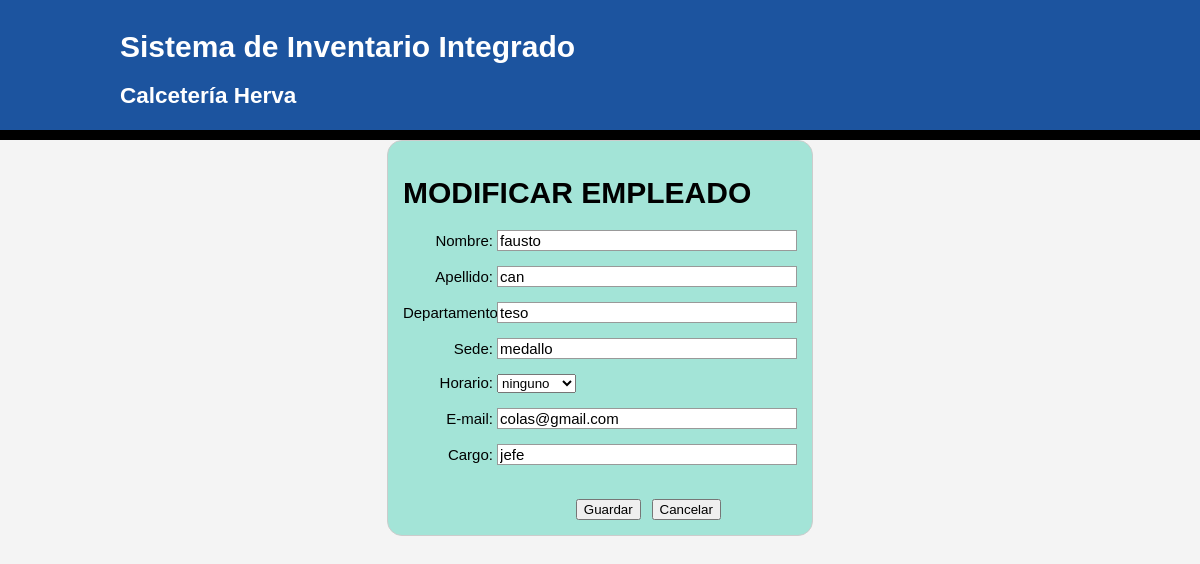
Page /santiago_cangrejo_inventarios_herba_php/herba/vista/modificar_usuario_empleado.php (signed in) on the committed database.
### tables this page shows
CREATE TABLE `empleado` (
  `id` int(50) NOT NULL,
  `nombre` varchar(100) NOT NULL,
  `apellido` varchar(100) NOT NULL,
  `cargo` varchar(100) NOT NULL,
  `departamento` varchar(100) NOT NULL,
  `sede` varchar(100) NOT NULL,
  `horario` varchar(100) NOT NULL,
  `email` varchar(100) DEFAULT NULL
);

### santiago_cangrejo_inventarios_herba_php/herba/vista/modificar_usuario_empleado.php (the view, shortened to what this page needs)
<!DOCTYPE html>
<html>
    <head>
    <link rel="stylesheet" type="text/css" href="CSS/nuevo_estilos.css">
    </head>
<body>
      <?php
    $id_session=$_SESSION["usuario"];
    $conexion=  conexion();
    $sql="SELECT * FROM empleado WHERE id=$id_session";
    $resultado=$conexion->query($sql);
    ?>
    <header>
        <div class="contenedor">
            <div id="marca">
                <h1><span class="resaltado">Sistema de Inventario Integrado</span></h1>
                <h2>Calcetería Herva</h2>
            </div>
        </div>
    </header>
    <?php
    while ($articulo= mysqli_fetch_object($resultado)):?>
    <form action="../modelo/codigo_modificar_empleado.php" method="post">
<h1>MODIFICAR EMPLEADO</h1>
    <div>
        <label for="nombre">Nombre:</label>
        <input type="text" id="Nombre" name="nombre" value="<?php echo $articulo->nombre ?>"/>
    </div>
    <div>
	       <label for="Edad">Apellido:</label>
               <input type="text" name="apellido" value="<?php echo $articulo->apellido ?>" />
    </div>
    <div>
	<label for="ID">Departamento:</label>
        <input type="text" id="ID" name="departamento" value="<?php echo $articulo->departamento ?>"  />
    </div>
    <div>
	<label for="ID">Sede:</label>
        <input type="text" id="ID" name="sede" value="<?php echo $articulo->sede ?>"  />
    </div>
  <div>
        <label for="Rol">Horario:</label>
        <select id="rol" name="horario" onchange="elegir_rol;">
            <option value="ninguno"><?php echo $articulo->horario ?></option>
        </select>
    </div>
    <div>
            <label for="mail">E-mail:</label>
            <input type="email" name="correo" value="<?php echo $articulo->email ?>"/>
    </div>
    <div>
	    <label for="Edad">Cargo:</label>
            <input type="text" name="cargo" value="<?php echo $articulo->cargo ?>" />
    </div><br><br>
    <?php
    endwhile;
?>
    <div class="button">
        <button type="submit">Guardar</button>   <button type="button" onclick="location.href='consultar_usuario.php'" >Cancelar</button>
    </div>
</form>

### santiago_cangrejo_inventarios_herba_php/herba/vista/CSS/nuevo_estilos.css (style rules this page uses)
body { font: 15px Arial, Helvetica, sans serif; padding: 0; margin: 0; background-color: #f4f4f4; }
.contenedor { width: 80%; margin: auto; overflow: hidden; }
header { background-color: #1c549f; color: #fff; padding-top: 30px; min-height: 100px; border-bottom: 10px solid #000000; }
header #marca { float: left; }
header #marca h1 { margin: 0; }
header .resaltado, header .actual a { color: #fff; font-weight: bold; }
form { margin: 0 auto; width:max-content; padding: 1em; border: 1px solid #CCC; border-radius: 1em; background-color:#A3E4D7; text-align: left; }
form div + div { margin-top: 1em; }
label { display: inline-block; width: 90px; text-align: right; }
input, textarea { font: 1em sans-serif; width: 300px; -moz-box-sizing: border-box; box-sizing: border-box; border: 1px solid #999; }
.button { padding-left: 90px; text-align:center; }
button { margin-left: .5em; text-align:center; }

### rows in the picture
empleado: nombre "fausto", apellido "can", departamento "teso", sede "medallo", horario "ninguno", correo "colas@gmail.com", cargo "jefe"
